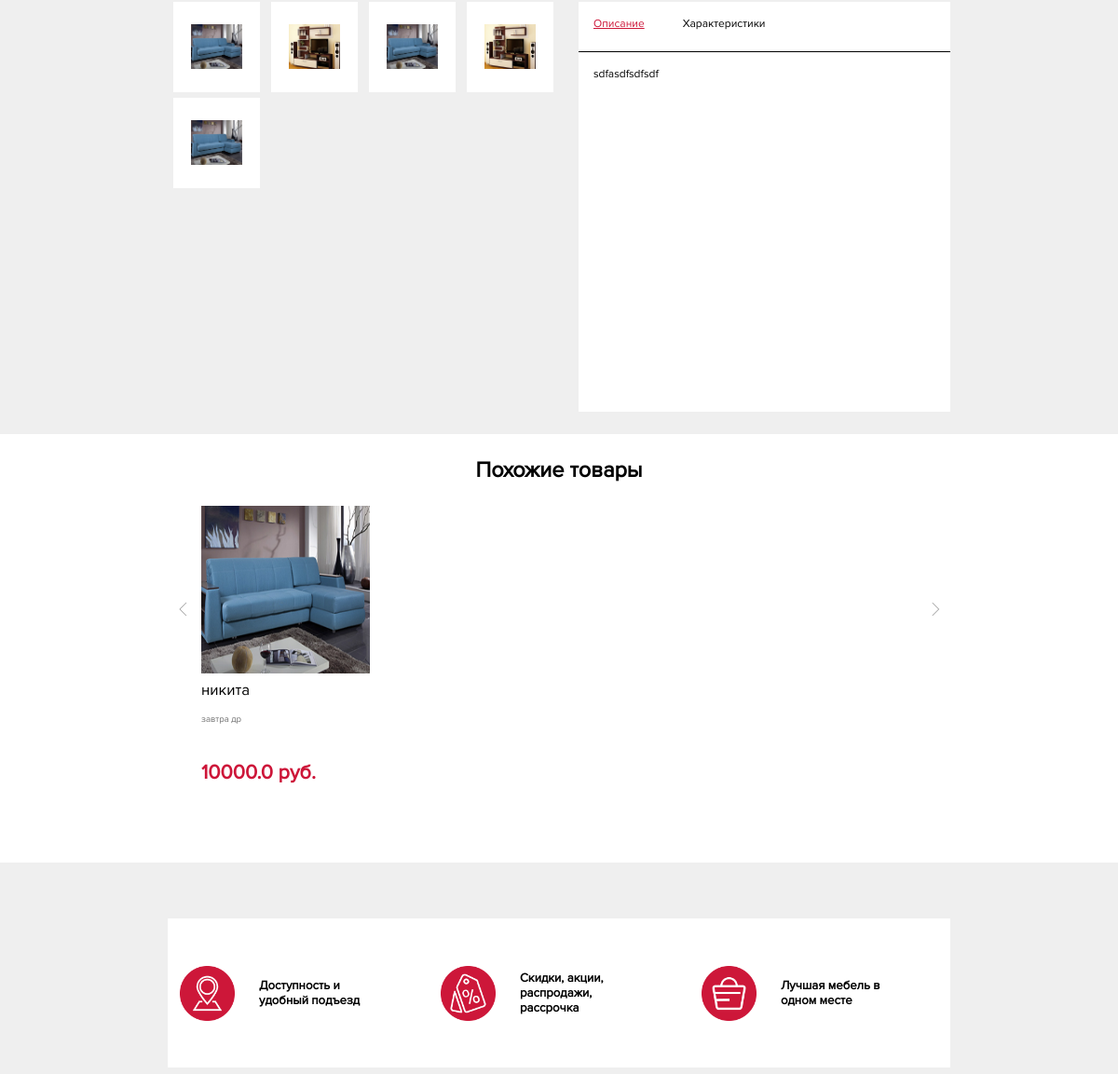
/catalog/1/ (middle part), run on an earlier commit of the app's database.
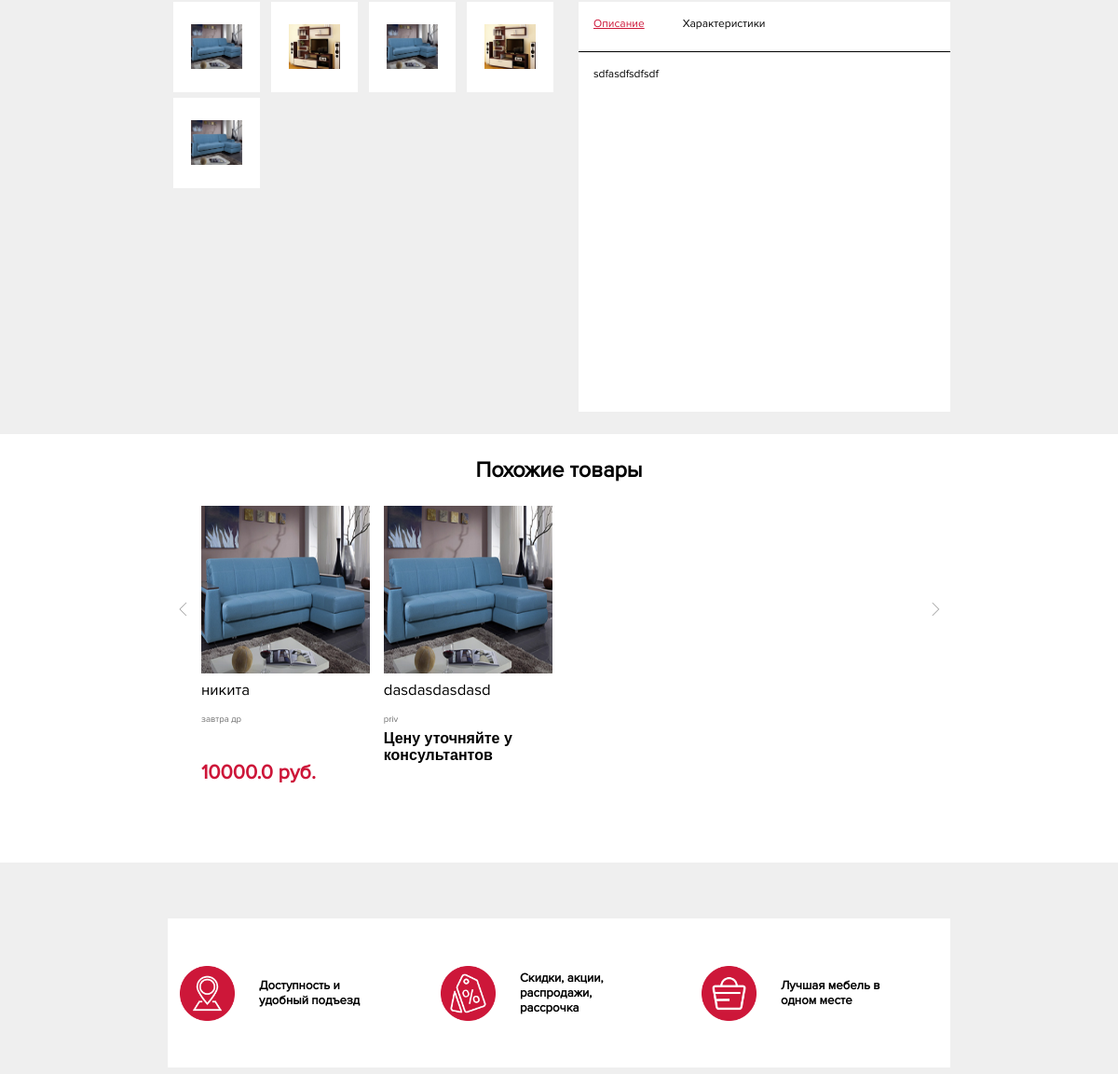
And on a later commit of the database.
### catalog/models.py (models this page shows, shortened)
class ShopItem(models.Model):
    categoryTemplate = (
        ('1', 'Мягкая мебель'),
        ('2', 'Гостиная'),
        ('3', 'Спальня'),
        ('4', 'Кухня'),
        ('5', 'Столовая'),
        ('6', 'Прихожая'),
        ('7', 'Ванная'),
        ('8', 'Детская'),
        ('9', 'Рабочий кабинет'),
    )
    title = models.CharField("Название товара",max_length=40)
    subtitle = models.CharField("Краткое описание",max_length=40)
    discriotion = models.TextField("Описание товара")
    size = models.CharField("Размеры",max_length=40, default=None, blank=True)
    matherial = models.CharField("Материал",max_length=40, default=None, blank=True)
    color = models.CharField("Цвета",max_length=40, default=None, blank=True)
    qualities = models.TextField("Доп. характеристики", default=None, blank=True)
    price = models.FloatField("Цена",default=0.00)
    isdiscount = models.BooleanField("На скидке?", default=False)
    newprice = models.FloatField("Новая цена (Если товар не на скидке, пожалуйста, укажите цену, равную обычной)", default=0.00);
    seller = models.ForeignKey(shops, on_delete=models.CASCADE, verbose_name="Поставщик")
    Category = models.CharField("Категория",default='Мягкая мебель',max_length=20, choices=categoryTemplate)
    inCollection = models.ForeignKey(Collection, on_delete=models.SET_NULL, null=True, verbose_name="Коллекция", blank=True)
    image = models.ImageField("Главное фото (обязательно)",upload_to="",null=False, blank=False)
    image1 = models.ImageField("Доп. фото (Необязательно)",default=None,upload_to="",null=True, blank=True)
    image2 = models.ImageField("Доп. фото (Необязательно)",default=None,upload_to="",null=True, blank=True)
    image3 = models.ImageField("Доп. фото (Необязательно)",default=None,upload_to="",null=True, blank=True)
    image4 = models.ImageField("Доп. фото (Необязательно)",default=None,upload_to="",null=True, blank=True)
    image5 = models.ImageField("Доп. фото (Необязательно)",default=None,upload_to="",null=True, blank=True)
    image6 = models.ImageField("Доп. фото (Необязательно)",default=None,upload_to="",null=True, blank=True)
    image7 = models.ImageField("Доп. фото (Необязательно)",default=None,upload_to="",null=True, blank=True)
    image8 = models.ImageField("Доп. фото (Необязательно)",default=None,upload_to="",null=True, blank=True)

### catalog/views.py (the view)
# urls.py: re_path(r'^(?P<number>[0-9]+)/', views.Tovar),
def Tovar(request, number):
    item = models.ShopItem.objects.get(id = number)
    form =forms.ContactForm()
    SimularItems = models.ShopItem.objects.filter(Category=item.Category).exclude(id = item.id)
    context = {"item" : item, "SimularItems" : SimularItems, "form" : form}
    return render(request, 'tovar.html', context)

### catalog/templates/tovar.html (shortened to what the changed rows need)
<html>
<head>
    {% load staticfiles %}
    <link rel='stylesheet prefetch' href='https://cdnjs.cloudflare.com/ajax/libs/Swiper/4.0.7/css/swiper.min.css'>
    <link rel="stylesheet" type="text/css" href="{% static 'style.css' %}">
    <link rel="stylesheet" type="text/css" href="{% static 'css/style_index.css' %}">
    <link rel="stylesheet" type="text/css" href="{% static 'style_page.css' %}">
    <link rel="stylesheet" type="text/css" href="{% static 'style_catalog.css' %}">
        <link rel="stylesheet" type="text/css" href="{% static 'mainpage/css/menu.css' %}">
	<link rel="stylesheet" type="text/css" href="{% static 'mainpage/css/adaptation.css' %}">
 <link rel="stylesheet" type="text/css" href="{% static 'mainpage/css/callslider.css' %}">
    <link rel="stylesheet"  href="{% static 'lightslider.css' %}"/>
    <link rel="stylesheet"  href="{% static 'slider2.css' %}"/>
</head>
<body>
  <products style="background-color: white; margin-top:2%">
    <div class="slider2">
     <ul id="content-slider" class="content-slider">
                {% for objj in SimularItems %}
               <div>
                  <li class="listitem" >
                  <div class="contentslider2">
                      <div class="image" style="background-image: url({{objj.image.url}});"><a href="/catalog/{{objj.id}}" style="display: block; width: 100%; height: 100%"></a></div>
                      <div style="display:table; height: 10%">
                        <div class="name">
                           <a href="/catalog/{{objj.id}}/" style="text-decoration: none; color: black">{{objj.title}}</a>
                        </div>
                      </div>
                      <div style="display:table; height: 7%">
                        <div class="more">
                            {{objj.subtitle}}
                        </div>
                      </div>
                      <div style="display:table; height: 16%">
                           {% if objj.price == 0.0 %}
                          <div class="pricemore"><b>Цену уточняйте у консультантов</b></div>
                          {% else %}
                          <div class="price">{{objj.price}} руб.</div>
                          {% endif %}
                      </div>
                  </div>
                    </li>
                </div>
         {% endfor %}
            </ul>
    </div>
  </products>
</body>
</html>

What changed in the data, as far as the page shows it:
added ShopItem: image (picture), title "dasdasdasdasd", subtitle "priv", price "Цену уточняйте у консультантов"
